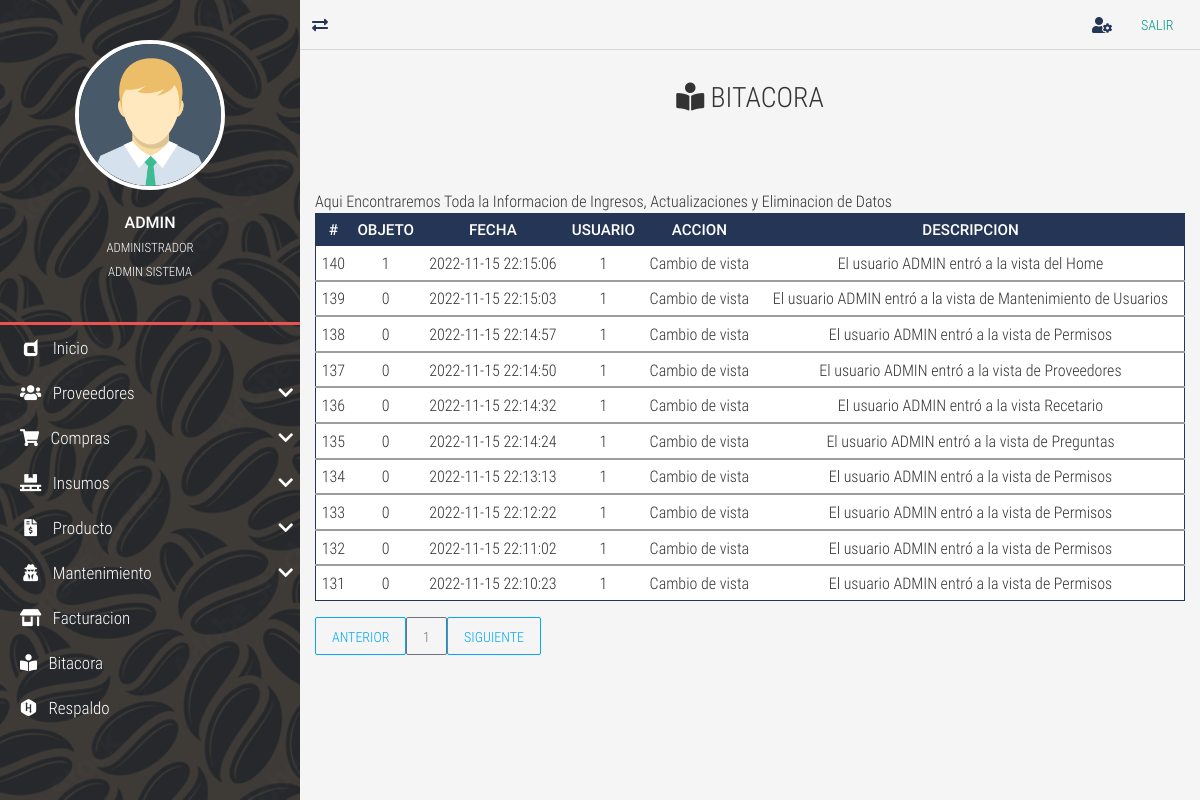
Page /bitacora/ (signed in) on the committed database.
### tables this page shows
CREATE TABLE `TBL_bitacora` (
  `id_bitacora` int NOT NULL AUTO_INCREMENT,
  `id_objeto` int DEFAULT NULL,
  `fecha` datetime NOT NULL,
  `id_usuario` int DEFAULT NULL,
  `accion` tinytext NOT NULL COMMENT 'accion realizada si es un ingreso nuevo, actualizacion. eliminacion o una consulta.',
  `descripcion` text,
  PRIMARY KEY (`id_bitacora`),
  KEY `FK_TBL_bitacora_TBL_usuarios` (`id_usuario`),
  CONSTRAINT `FK_TBL_bitacora_TBL_usuarios` FOREIGN KEY (`id_usuario`) REFERENCES `TBL_usuarios` (`id_usuario`)
);

### controladores/vistasControlador.php (called while the page is built)
<?php
	require_once "./modelos/vistasModelo.php";
	class vistasControlador extends vistasModelo{
		public function obtener_plantilla_controlador(){
			return require_once "./vistas/plantilla.php";
		}
		public function obtener_vistas_controlador(){
			if(isset($_GET['views'])){
				$ruta=explode("/", $_GET['views']);
				$respuesta=vistasModelo::obtener_vistas_modelo($ruta[0]);
			}else{
				$respuesta="login";
			}
			return $respuesta;
		}
	}

### index.php (called while the page is built, shortened)
<?php
	require_once "./controladores/vistasControlador.php";
	$plantilla = new vistasControlador();
	$plantilla->obtener_plantilla_controlador();

### modelos/vistasModelo.php (called while the page is built, shortened)
<?php
	class vistasModelo{
		protected static function obtener_vistas_modelo($vistas){
			$listaBlanca=["restaurar","respaldo","bitacora","prueba","proveedor-list","proveedor-new","proveedor-update","client-update","facturacion"
			,"home","insumos-list","insumos-new","insumos-update","objetos-list","objetos-new","objetos-update","inventario-list","producto-list","producto-new",
			"reservation-pending","reservation-search","producto-update","user-list","rol-list","permisos-list","reservation-reservation","user-new","user-search",
			"user-update","salir","compra-list","compra-new","compra-search","compra-detalle", "parametros-list", "preguntas-list", "Tipo-Producto-new", "recetario-list"];
			if(in_array($vistas, $listaBlanca)){
				if(is_file("./vistas/contenidos/".$vistas."-view.php")){
					$contenido="./vistas/contenidos/".$vistas."-view.php";
				}else{
					$contenido="404";
				}
			}elseif($vistas=="login" || $vistas=="index" || $vistas=="prueba" || $vistas=="rec-correo" || $vistas=="rec-preguntas" || $vistas=="cambiocontrasena"
			|| $vistas=="primer-ingreso" || $vistas=="verifica-codigo" || $vistas=="autoregistro" || $vistas=="preguntasusuario" || $vistas=="rsp"){
				$contenido="login";
			}else{
				$contenido="404";
				$contenido="rsp";
			}
			return $contenido;
		}
	}

### vistas/contenidos/bitacora-view.php (the view)
<div class="full-box page-header">
	<h3 class="text-center">
		<i class="fas fa-book-reader"></i> BITACORA
	</h3>
</div>
<div class="container-fluid">
	<div class="table-responsive">
    <caption>Aqui Encontraremos Toda la Informacion de Ingresos, Actualizaciones y  Eliminacion de Datos</caption>
	<table class="table table-dark table-sm" id="tblDatos">
		<thead>
			<tr class="text-center roboto-medium">
				<th>#</th>
				<th>OBJETO</th>
				<th>FECHA</th>
				<th>USUARIO</th>
				<th>ACCION</th>
				<th>DESCRIPCION</th>
			</tr>
		</thead>
		<?php
			include ("./cone.php");
			$sql="SELECT * FROM TBL_bitacora WHERE id_bitacora ORDER BY id_bitacora DESC ";
			$result=mysqli_query($conexion,$sql);
			while($mostrar=mysqli_fetch_assoc ($result)){
		?>
				<tbody>
					<tr class="text-center" >
						<td><?php echo $mostrar['id_bitacora']?></td>
						<td><?php echo $mostrar['id_objeto']?></td>
						<td><?php echo $mostrar['fecha']?></td>
						<td><?php echo $mostrar['id_usuario']?></td>
						<td><?php echo $mostrar['accion']?></td>
						<td><?php echo $mostrar['descripcion']?></td>
					</tr>
				</tbody>
		<?php
			}
		?>
	</table>
	<div id="paginador" class=""></div>

### vistas/plantilla.php (shortened to what this page needs)
<!DOCTYPE html>
<html lang="es">
<head>
	<?php include "./vistas/inc/Link.php"; ?>
</head>
<body>
	<?php
		require_once "./controladores/vistasControlador.php";
		$IV = new vistasControlador();
		$vistas=$IV->obtener_vistas_controlador();
		if($vistas=="login" || $vistas=="404" || $vistas=="olvido-contrasena" || $vistas=="rec-correo" || $vistas=="rec-preguntas" || $vistas=="cambiocontrasena"
		 || $vistas=="primer-ingreso" || $vistas=="verifica-codigo" || $vistas=="autoregistro" || $vistas=="preguntasusuario" || $vistas=="rsp" ){
			require_once "./vistas/contenidos/".$vistas."-view.php";
		}else{
			require_once './controladores/loginControlador.php';
	?>
	<main class="full-box main-container">
		<?php include "./vistas/inc/NavLateral.php"; ?>
		<section class="full-box page-content">
			<?php
				include "./vistas/inc/NavBar.php";
				include  $vistas;
			?>
		</section>
	</main>
	<?php
		}
	?>
</body>
</html>

### vistas/inc/Link.php (shortened to what this page needs)
<link rel="stylesheet" href="<?php echo SERVERURL; ?>vistas/css/normalize.css">
<link rel="stylesheet" href="<?php echo SERVERURL; ?>vistas/css/bootstrap.min.css">
<link rel="stylesheet" href="<?php echo SERVERURL; ?>vistas/css/bootstrap-material-design.min.css">
<link rel="stylesheet" href="<?php echo SERVERURL; ?>vistas/css/all.css">
<link rel="stylesheet" href="<?php echo SERVERURL; ?>vistas/css/sweetalert2.min.css">
<link rel="stylesheet" href="<?php echo SERVERURL; ?>vistas/css/jquery.mCustomScrollbar.css">
<link rel="stylesheet" href="<?php echo SERVERURL; ?>vistas/css/style.css">
<link rel="stylesheet" href="<?php echo SERVERURL; ?>vistas/css/estilos-login.css">

### vistas/inc/NavLateral.php (shortened to what this page needs)
<section class="full-box nav-lateral">
	<div class="full-box nav-lateral-content">
		<figure class="full-box nav-lateral-avatar">
			<img src="<?php echo SERVERURL; ?>vistas/assets/avatar/Avatar.png" class="img-fluid" alt="Avatar">
			<figcaption class="roboto-medium text-center">
				<?php echo $_SESSION['usuario_login']?>
				<br><small class="roboto-condensed-light"><?php echo $_SESSION['nombre_usuario']?> </small>
				<br><small class="roboto-condensed-light"><?php echo $_SESSION['rol']?> </small>
			</figcaption>
		</figure>
		<div class="full-box nav-lateral-bar"></div>
		<nav class="full-box nav-lateral-menu">
			<ul>
			<?php
			if($_SESSION['rol']=='ADMIN SISTEMA'){
				?>
				<li>
					<a href="<?php echo SERVERURL; ?>home/"><i class="fab fa-dashcube fa-fw"></i> &nbsp; Inicio</a>
				</li>
				<li>
					<a href="#" class="nav-btn-submenu"><i class="fas fa-users fa-fw"></i> &nbsp; Proveedores <i class="fas fa-chevron-down"></i></a>
				</li>
				<li>
					<a href="#" class="nav-btn-submenu"><i class="fas fa-shopping-cart"></i></i> &nbsp; Compras <i class="fas fa-chevron-down"></i></a>
				</li>
				<li>
					<a href="#" class="nav-btn-submenu"><i class="fas fa-pallet fa-fw"></i> &nbsp; Insumos <i class="fas fa-chevron-down"></i></a>
				</li>
				<li>
					<a href="#" class="nav-btn-submenu"><i class="fas fa-file-invoice-dollar fa-fw"></i> &nbsp; Producto <i class="fas fa-chevron-down"></i></a>
				</li>
				<li>
					<a href="#" class="nav-btn-submenu"><i class="fas  fa-user-secret fa-fw"></i> &nbsp; Mantenimiento <i class="fas fa-chevron-down"></i></a>
				</li>
				<li>
					<a href="<?php echo SERVERURL; ?>facturacion/"><i class="fas fa-store-alt fa-fw"></i> &nbsp; Facturacion</a>
				</li>
				<li>
					<a href="<?php echo SERVERURL; ?>bitacora/"><i class="fas fa-book-reader"></i> &nbsp; Bitacora</a>
				</li>
				<li>
					<a href="<?php echo SERVERURL; ?>respaldo/"><i class="fab fa-hackerrank"></i></i> &nbsp; Respaldo</a>
				</li>
				<?php
				}?>
			</ul>
		</nav>
	</div>
</section>

### vistas/inc/NavBar.php
<nav class="full-box navbar-info">
	<a href="#" class="float-left show-nav-lateral">
		<i class="fas fa-exchange-alt"></i>
	</a>
	<a href="<?php echo SERVERURL; ?>user-update/">
		<i class="fas fa-user-cog"></i>
	</a>
	<a href="<?php echo SERVERURL?>salir/"><button type="button"
	class="btn btn-primary">Salir</button></a>
</nav>

### vistas/css/all.css (style rules this page uses)
.fa, .fas, .far, .fal, .fab { -moz-osx-font-smoothing: grayscale; -webkit-font-smoothing: antialiased; display: inline-block; font-style: normal; font-variant: normal; text-rendering: auto; line-height: 1; }
.fa-fw { text-align: center; width: 1.25em; }
.fa-book-reader:before { content: "\f5da"; }
.fa-chevron-down:before { content: "\f078"; }
.fa-dashcube:before { content: "\f210"; }
.fa-exchange-alt:before { content: "\f362"; }
.fa-file-invoice-dollar:before { content: "\f571"; }
.fa-hackerrank:before { content: "\f5f7"; }
.fa-pallet:before { content: "\f482"; }
.fa-shopping-cart:before { content: "\f07a"; }
.fa-store-alt:before { content: "\f54f"; }
.fa-user-cog:before { content: "\f4fe"; }
.fa-user-secret:before { content: "\f21b"; }
.fa-users:before { content: "\f0c0"; }
.fab { font-family: 'Font Awesome 5 Brands'; }
.fa, .fas { font-family: 'Font Awesome 5 Free'; font-weight: 900; }

### vistas/css/style.css (style rules this page uses)
:root { --color-one: #F5F5F5; --color-two: #24292E; --color-three: #EC5252; --form-color: #14111A; --accent-color: #253556; --border-color: #D8D8D8; }
body,html { font-family: 'roboto_condensed_light'; width: 100vw; height: 100vh; background-color: var(--color-one); color: #333; font-size: 16px; }
.full-box { margin: 0; padding: 0; box-sizing: border-box; width: 100%; }
.page-header { padding: 30px 20px 60px 20px; }
.page-header > :nth-child(1) { padding-bottom: 7px; }
.table thead th { color: #FFF; }
.table tbody tr { color: #333; transition: all .2s ease-in-out; }
.table-dark, .table { background-color: #fff; }
.table-dark { border: 1px solid var(--accent-color); }
.table-dark thead tr { background-color: var(--accent-color); }
.table-dark td, .table-dark thead th, .table-dark th { border: none; }
.roboto-medium { font-family: 'roboto_medium_regular'; }
.roboto-condensed-light { font-family: 'roboto_condensed_light'; }
.main-container { height: 100%; position: absolute; top: 0; left: 0; overflow: hidden; }
.page-content, .nav-lateral { height: 100%; overflow: hidden; }
.page-content { position: relative; padding-left: 300px; transition: all .2s ease-in-out; padding-bottom: 20px; }
.nav-lateral { width: 300px; position: absolute; top: 0; left: 0; z-index: 1; transition: all .2s ease-in-out; background-image: url('../assets/img/adobe.jpg'); background-position: center center; background-size: cover; }
.nav-lateral-content { max-width: 300px; height: 100%; background-color: rgba(36, 41, 46, .8); }
.nav-lateral-bar { height: 3px; background-color: var(--color-three); }
.nav-lateral-avatar { padding: 40px 0; }
.nav-lateral-avatar img { width: 50%; margin: 0 auto; display: block; border: 4px solid #FFF; border-radius: 100%; }
.nav-lateral-avatar figcaption { margin-top: 20px; color: #FFF; }
.nav-lateral-menu { height: auto; }
.nav-lateral-menu ul { margin: 0; padding: 0; list-style: none; }
.nav-lateral-menu ul li { width: 100%; height: auto; }
.nav-lateral-menu ul li a { display: block; width: 100%; height: 45px; line-height: 45px; text-decoration: none; color: #FFF; font-size: 17px; box-sizing: border-box; padding-left: 20px; transition: all .2s ease-in-out; }
.nav-lateral-menu .fa-chevron-down, .nav-lateral-menu .fa-chevron-up { float: right; height: 45px; line-height: 45px; margin-right: 7px; transition: all .2s ease-in-out; }
.navbar-info { height: 50px; border-bottom: 1px solid var(--border-color); text-align: right; padding-right: 10px; }
.navbar-info a { color: var(--accent-color); height: 50px; min-width: 40px; text-align: center; line-height: 50px; display: inline-block; transition: all .2s ease-out; user-select: none; }

### rows in the picture
tbl_bitacora: id_bitacora "140", id_objeto "1", fecha "2022-11-15 22:15:06", id_usuario "1", accion "Cambio de vista", descripcion "El usuario ADMIN entró a la vista del Home"
tbl_bitacora: id_bitacora "139", id_objeto "0", fecha "2022-11-15 22:15:03", id_usuario "1", accion "Cambio de vista", descripcion "El usuario ADMIN entró a la vista de Mantenimiento de Usuarios"
tbl_bitacora: id_bitacora "138", id_objeto "0", fecha "2022-11-15 22:14:57", id_usuario "1", accion "Cambio de vista", descripcion "El usuario ADMIN entró a la vista de Permisos"
tbl_bitacora: id_bitacora "137", id_objeto "0", fecha "2022-11-15 22:14:50", id_usuario "1", accion "Cambio de vista", descripcion "El usuario ADMIN entró a la vista de Proveedores"
tbl_bitacora: id_bitacora "136", id_objeto "0", fecha "2022-11-15 22:14:32", id_usuario "1", accion "Cambio de vista", descripcion "El usuario ADMIN entró a la vista Recetario"
tbl_bitacora: id_bitacora "135", id_objeto "0", fecha "2022-11-15 22:14:24", id_usuario "1", accion "Cambio de vista", descripcion "El usuario ADMIN entró a la vista de Preguntas"
tbl_bitacora: id_bitacora "134", id_objeto "0", fecha "2022-11-15 22:13:13", id_usuario "1", accion "Cambio de vista", descripcion "El usuario ADMIN entró a la vista de Permisos"
tbl_bitacora: id_bitacora "133", id_objeto "0", fecha "2022-11-15 22:12:22", id_usuario "1", accion "Cambio de vista", descripcion "El usuario ADMIN entró a la vista de Permisos"
tbl_bitacora: id_bitacora "132", id_objeto "0", fecha "2022-11-15 22:11:02", id_usuario "1", accion "Cambio de vista", descripcion "El usuario ADMIN entró a la vista de Permisos"
tbl_bitacora: id_bitacora "131", id_objeto "0", fecha "2022-11-15 22:10:23", id_usuario "1", accion "Cambio de vista", descripcion "El usuario ADMIN entró a la vista de Permisos"

### other values in the picture
$_SESSION['usuario_login'] "ADMIN"
$_SESSION['nombre_usuario'] "ADMINISTRADOR"
$_SESSION['rol'] "ADMIN SISTEMA"
